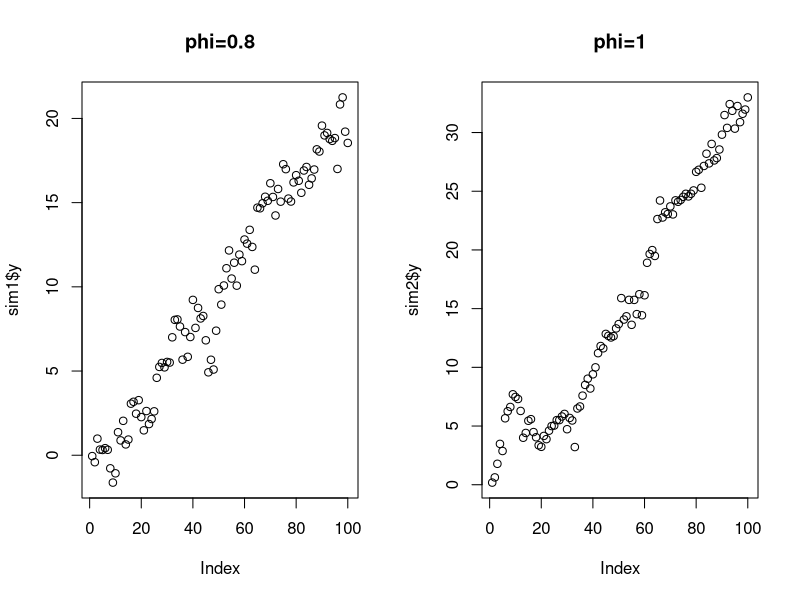
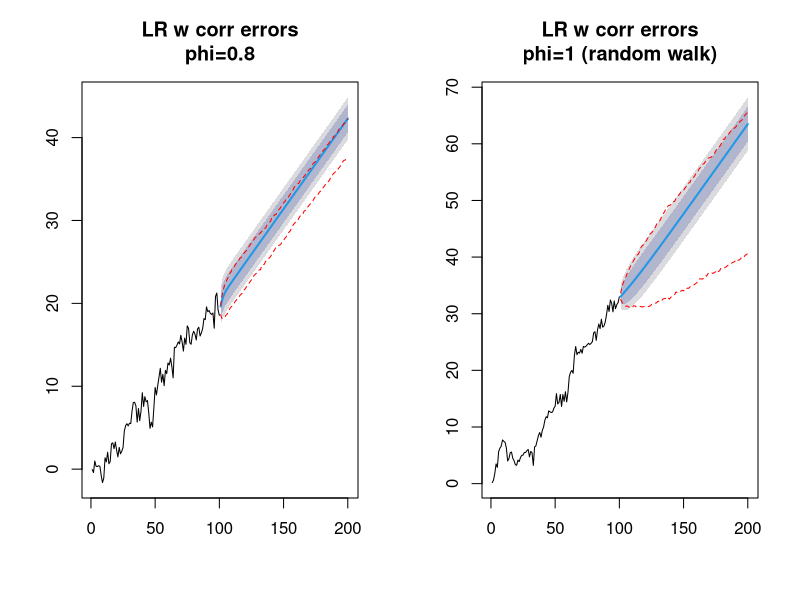
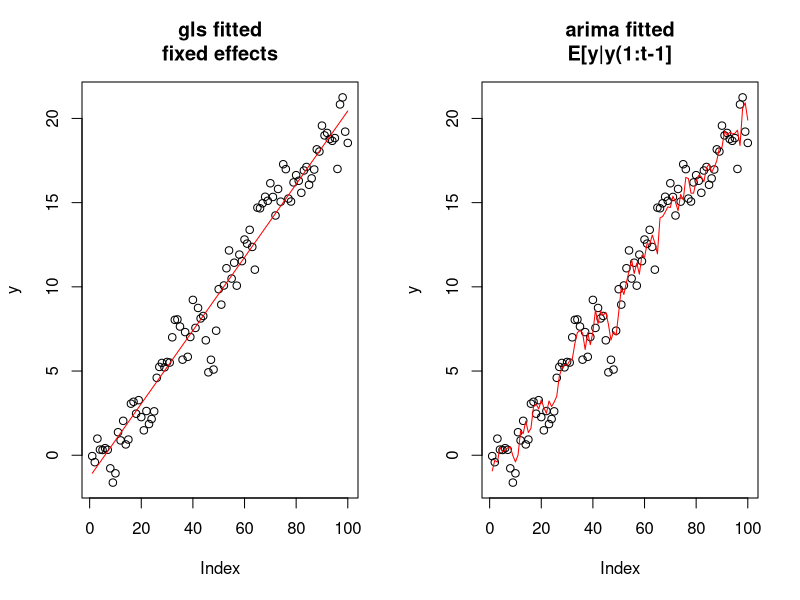

Generate these figures, in order, with R:
## ---- chunk 1
knitr::opts_chunk$set(echo = FALSE, message=FALSE, warning=FALSE)
## ---- chunk 2
sim.data <- function(N, phi = 1, theta = 1, beta = 0.2, intercept = 0,
                     r = 0.2, h=50){
x <- 1:N
e <- rep(NA, N); e[1] <- 0
iid.e <- 0
if(r != 0) iid.e <- rnorm(N, 0, sqrt(r))
for(t in 2:N) e[t] <- phi*e[t-1] + rnorm(1)
y <- intercept + beta*x + theta*e + iid.e

# forecasts
y.fr <- matrix(NA, 1000, h)
for(i in 1:1000){
  e2 <- rep(NA, h); e2[1] <- e[N]/theta
  for(t in 2:h) e2[t] <- phi*e2[t-1]+rnorm(1)
  x2 <- (N+1):(N+h)
  if(r != 0) iid.e <- rnorm(1, 0, sqrt(r))
  y.fr[i,] <- intercept + beta*x2 + theta*e2 + iid.e
}
return(list(y=y, y.fr=y.fr))
}
## ---- chunk 3
set.seed(123)
N <- 100; h <- 100; x <- 1:N
sim1 <- sim.data(N, h=h, phi=0.8)
sim2 <- sim.data(N, h=h, phi=1)
## ---- chunk 4
par(mfrow=c(1,2))
plot(sim1$y, main="phi=0.8")
plot(sim2$y, main="phi=1")
## ---- chunk 5
library(forecast)
fit <- auto.arima(sim1$y, xreg=x)
fr1 <- forecast(fit, xreg=(N+1):(N+h))
fit <- auto.arima(sim2$y, xreg=x)
fr2 <- forecast(fit, xreg=(N+1):(N+h))
## ---- chunk 6
par(mfrow=c(1,2))
y <- sim1$y
y.fr <- sim1$y.fr
y.fr.lims <- apply(y.fr, 2, quantile, probs=c(.1, .9))
fr <- fr1
ymin <- min(fr$lower,y.fr.lims[1,], y)
ymax <- max(fr$upper,y.fr.lims[2,], y)
plot(fr, main="LR w corr errors\nphi=0.8", ylim=c(ymin, ymax))
for(i in 1:2) lines((N+1):(N+h), y.fr.lims[i,], lty=2, col="red")

y <- sim2$y
y.fr <- sim2$y.fr
y.fr.lims <- apply(y.fr, 2, quantile, probs=c(.1, .9))
fr <- fr2
ymin <- min(fr$lower,y.fr.lims[1,], y)
ymax <- max(fr$upper,y.fr.lims[2,], y)
plot(fr, main="LR w corr errors\nphi=1 (random walk)", ylim=c(ymin, ymax))
for(i in 1:2) lines((N+1):(N+h), y.fr.lims[i,], lty=2, col="red")
## ---- chunk 7
par(mfrow=c(1,2))
library(nlme)
y <- sim1$y
fit.gls <- gls(y ~ x, correlation=corARMA(p=1, q=1))
plot(y, main="gls fitted\nfixed effects")
lines(fitted(fit.gls), col="red")

fit.lr <- auto.arima(y, xreg=x)
plot(y, main="arima fitted\nE[y|y(1:t-1]")
lines(fitted(fit.lr), col="red")
